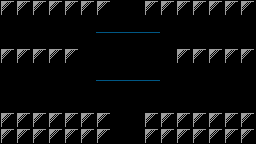

A 2D game scene composited from a Tiled map and its tileset images. What follows is a short description and the map's XML, with every tile layer's data as written:
An orthogonal 16x9 tile map with 16x16 px tiles, 1 tile layer (collision) and 4 objects (1, 2, 3, 4).

<map version="1.0" tiledversion="1.0.2" orientation="orthogonal" renderorder="right-down" width="16" height="9" tilewidth="16" tileheight="16" nextobjectid="6">
 <tileset firstgid="1" source="tiles/testTileSet.tsx" />
 <layer name="collision" width="16" height="9">
  <data encoding="csv">
2,2,2,2,2,2,2,0,0,2,2,2,2,2,2,2,
0,0,0,0,0,0,0,0,0,0,0,0,0,0,0,0,
0,0,0,0,0,0,4,4,4,4,0,0,0,0,0,0,
2,2,2,2,2,0,0,0,0,0,0,2,2,2,2,2,
0,0,0,0,0,0,0,0,0,0,0,0,0,0,0,0,
0,0,0,0,0,0,4,4,4,4,0,0,0,0,0,0,
0,0,0,0,0,0,0,0,0,0,0,0,0,0,0,0,
2,2,2,2,2,2,2,0,0,2,2,2,2,2,2,2,
2,2,2,2,2,2,2,0,0,2,2,2,2,2,2,2
</data>
 </layer>
 <objectgroup name="spawn">
  <object id="1" name="1" gid="3" x="32" y="48" width="16" height="16">
   <properties>
    <property name="facing_left" type="bool" value="false" />
    <property name="player_id" type="int" value="0" />
   </properties>
  </object>
  <object id="2" name="2" gid="3" x="208" y="48" width="16" height="16">
   <properties>
    <property name="facing_left" type="bool" value="true" />
    <property name="player_id" type="int" value="1" />
   </properties>
  </object>
  <object id="3" name="3" gid="3" x="32" y="112" width="16" height="16">
   <properties>
    <property name="facing_left" type="bool" value="false" />
    <property name="player_id" type="int" value="2" />
   </properties>
  </object>
  <object id="4" name="4" gid="3" x="208" y="112" width="16" height="16">
   <properties>
    <property name="facing_left" type="bool" value="true" />
    <property name="player_id" type="int" value="3" />
   </properties>
  </object>
 </objectgroup>
</map>
